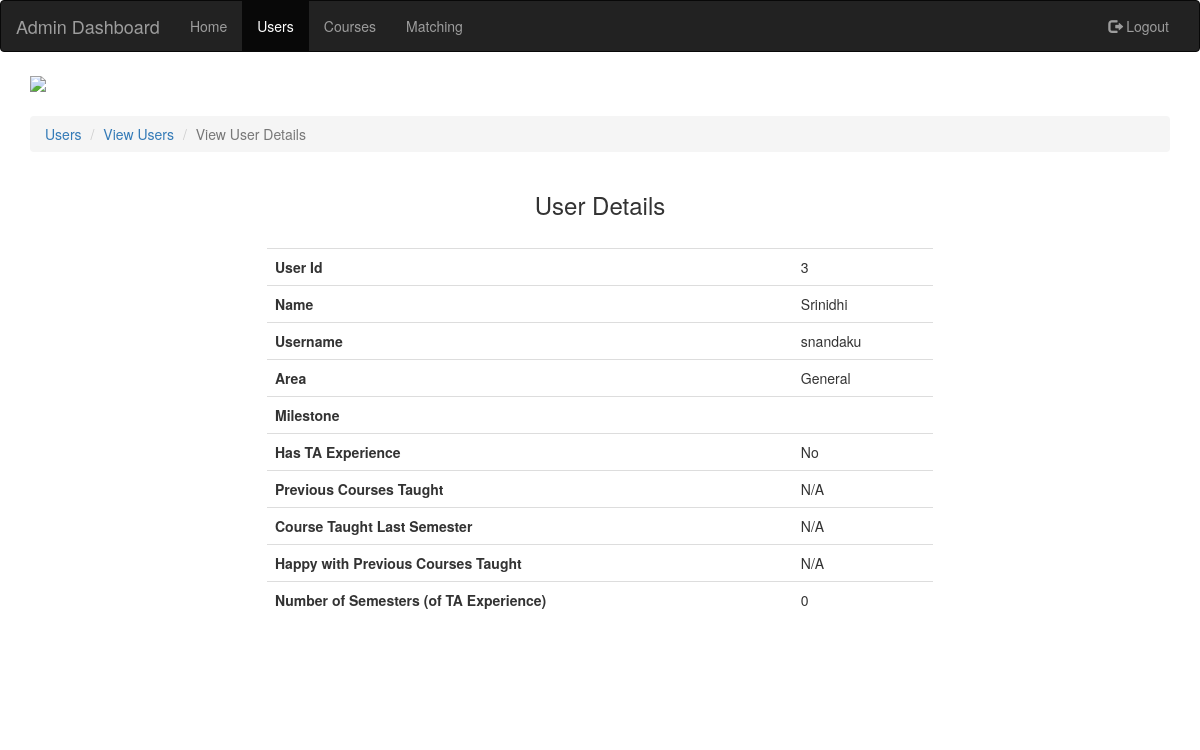
The app's page /php/admin-view-users-details.php?user_id=3, older data.
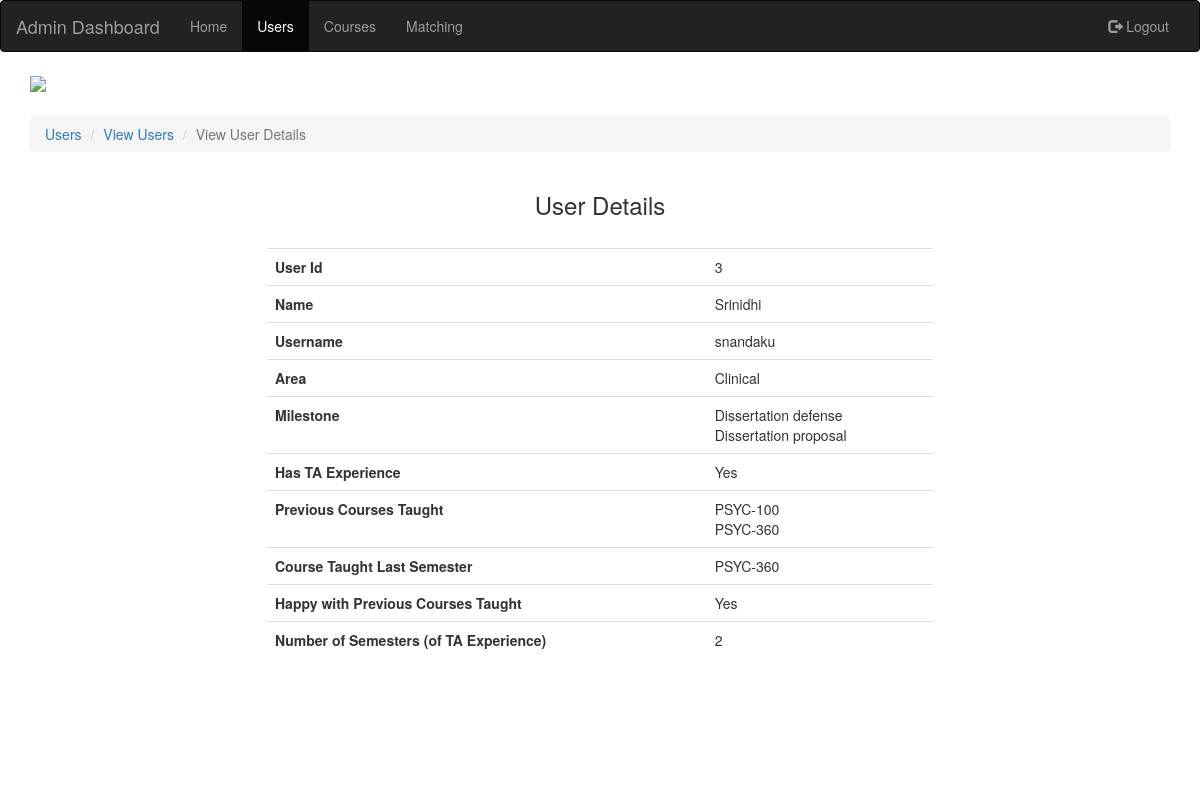
The same page, newer data.
### tables this page shows
CREATE TABLE IF NOT EXISTS `TA` (
  `TA_Id` int(11) NOT NULL AUTO_INCREMENT,
  `User_Id` int(11) NOT NULL,
  `Area` varchar(250) NOT NULL,
  `Previous_Courses_Taught` varchar(250) NOT NULL,
  `Course_Taught_Last_Semester` int(11) NOT NULL,
  `Happy_With_Last_Course_Taught` tinyint(1) NOT NULL,
  `Has_TA_Experience` tinyint(1) NOT NULL,
  `Has_TA_Experience_For_Number_Of_Semester` int(11) NOT NULL,
  `Milestones_Id` varchar(250) NOT NULL,
  `IsActive` int(11) NOT NULL,
  PRIMARY KEY (`TA_Id`)
);

CREATE TABLE IF NOT EXISTS `Milestones` (
  `Milestone_Id` int(11) NOT NULL,
  `Milestone_Name` varchar(250) NOT NULL,
  `Ranking` varchar(250) NOT NULL,
  PRIMARY KEY (`Milestone_Id`)
);

CREATE TABLE IF NOT EXISTS `Course` (
  `Course_Id` int(11) NOT NULL AUTO_INCREMENT,
  `Course_Code` varchar(250) NOT NULL,
  `Course_Name` varchar(250) NOT NULL,
  `Area` varchar(250) NOT NULL,
  `IsActive` int(11) NOT NULL,
  `Number_Of_Half_TA` int(11) NOT NULL,
  `Number_Of_Full_TA` int(11) NOT NULL,
  PRIMARY KEY (`Course_Id`)
);

### php/admin-view-users-details.php (the view, shortened to what this page needs)
<?php
	include('dbConnect.php');
	if (isset($_GET['user_id']))
	{
		$userId=$_GET['user_id'];
		$sql1 = "SELECT * FROM `User` WHERE User_Id ='$userId'";
		$result1 = mysqli_query($conn,$sql1);
		$row1 = mysqli_fetch_array($result1);
		$sql2 = "SELECT * FROM `TA` WHERE User_Id ='$userId'";
		$result2 = mysqli_query($conn,$sql2);
		$row2 = mysqli_fetch_array($result2);
	}
	else
	{
		$userId="empty";
	}
?>
<!DOCTYPE HTML>
<html>
	<head>
		<link href="https://maxcdn.bootstrapcdn.com/bootstrap/3.3.7/css/bootstrap.min.css" rel="stylesheet">
		<link href="../css/admin.css" type="text/css" rel="stylesheet">
	</head>
	<body>
	<nav class="navbar navbar-inverse">
	  <div class="container-fluid">
	    <div class="navbar-header">
	      <a class="navbar-brand" href="../html/admin.html">Admin Dashboard</a>
	    </div>
	    <div class="collapse navbar-collapse" id="myNavbar">
	      <ul class="nav navbar-nav">
		<li><a href="../html/admin.html">Home</a></li>
		<li class="active"><a href="../html/admin-users.html">Users</a></li>
		<li><a href="../html/admin-courses.html">Courses</a></li>
		<li><a href="../html/admin-matching.html">Matching</a></li>
	      </ul>
	      <ul class="nav navbar-nav navbar-right">
		<li><a href="logout.php"><span class="glyphicon glyphicon-log-out"></span> Logout</a></li>
	      </ul>
	    </div>
	  </div>
	</nav>
	<div class="container">
		<div class="row">
			<div class="col-lg-12 col-md-12 col-xs-12 col-sm-12">
				<img src="../images/uscheader.png" style="width: 100%;"></img>
			</div>
			<div class="col-lg-12 col-md-12 col-xs-12 col-sm-12" style="margin-top: 2%;">
				<ol class="breadcrumb">
				  <li><a href="../html/admin-users.html">Users</a></li>
				  <li><a href="admin-view-users.php">View Users</a></li>
				  <li class="active">View User Details</li>
				</ol>
			</div>
			<div class="container">
			<div class="col-lg-12 col-md-12 col-xs-12 col-sm-12">
				<center><h3>User Details</h3><center><br>
				<table class="table" style="width:60%;">
				    <tbody>
					<tr>
					  <th>User Id</th>
					    <td><?php echo $userId;?></td>
					</tr>
					<tr>
					  <th>Name</th>
					    <td><?php echo $row1['Name'];?></td>
					</tr>
					<tr>
					  <th>Username</th>
					    <td><?php echo $row1['Username'];?></td>
					</tr>
				      	<tr>
					  <th>Area</th>
					    <td><?php echo $row2['Area'];?></td>
					</tr>
					<tr>
					  <th>Milestone</th>
					    <td><?php
					    $milestone=explode(",",$row2['Milestones_Id']);
					    	foreach ($milestone as $m)
					    	{
					    		$sql4 = "SELECT * FROM `Milestones` WHERE `Milestone_Id` ='$m'";
							$result4 = mysqli_query($conn,$sql4);
							$row4 = mysqli_fetch_array($result4);
							echo $row4['Milestone_Name'];
							echo "<br>";
					    	}
					    ?></td>
					</tr>
					<tr>
					  <th>Has TA Experience</th>
					    <td>
					    	<?php
					    	if($row2['Has_TA_Experience']==1)
						{
						    	echo "Yes";
						    	$hasTAexp=1;
						}
						else
						{
							echo "No";
							$hasTAexp=0;
						}
						 ?></td>
					</tr>
					<tr>
					  <th>Previous Courses Taught</th>
					    <td><?php
					    	if($hasTAexp)
					    	{
						    	$courses=explode(",",$row2['Previous_Courses_Taught']);
						    	foreach ($courses as $c)
						    	{
						    		$sql4 = "SELECT * FROM `Course` WHERE Course_Id ='$c'";
								$result4 = mysqli_query($conn,$sql4);
								$row4 = mysqli_fetch_array($result4);
								echo $row4['Course_Code'];
								echo "<br>";
						    	}
						  }
						  else
						  {
						  	echo "N/A";
						  }
					    ?></td>
					</tr>
					<tr>
					  <th>Course Taught Last Semester</th>
					    <td><?php
					    	if($hasTAexp)
					    	{
						    	$courseId=$row2['Course_Taught_Last_Semester'];
						    	$sql5 = "SELECT * FROM `Course` WHERE Course_Id ='$courseId'";
								$result5 = mysqli_query($conn,$sql5);
								$row5 = mysqli_fetch_array($result5);
								echo $row5['Course_Code'];
						}
						  else
						  {
						  	echo "N/A";
						  }
					    ?></td>
					</tr>
					<tr>
					  <th>Happy with Previous Courses Taught</th>
					    <td><?php
					    if($hasTAexp)
					    	{
						    	if($row2['Happy_With_Last_Course_Taught'])
					    		{
					    			echo "Yes";
					    		}
					    		else
					    		{
					    			echo "No";
					    		}
					    	}
						  else
						  {
						  	echo "N/A";
						  }
					    	?></td>
					</tr>
					<tr>
					  <th>Number of Semesters (of TA Experience)</th>
					    <td><?php echo $row2['Has_TA_Experience_For_Number_Of_Semester'];?></td>
					</tr>
				    </tbody>
				</table>
				<br><br><br>
			</div>
			</div>
			<div class="col-lg-12 col-md-12 col-xs-12 col-sm-12" style="margin-top: 2%;">
			</div>
		</div>
	</div>
	</body>
</html>

Row changes from the older to the newer data that the page shows:
changed ta: Area "General" → "Clinical"; Has_TA_Experience_For_Number_Of_Semester "0" → "2"
now on this page (row unchanged): milestones: Milestone_Name "Dissertation defense"
now on this page (row unchanged): milestones: Milestone_Name "Dissertation proposal"
now on this page (row unchanged): course: Course_Code "PSYC-100"
now on this page (row unchanged): course: Course_Code "PSYC-360"
Text that changed along with them:
text no longer shown: "No N/A N/A N/A"
text now shown: "Yes Yes"
